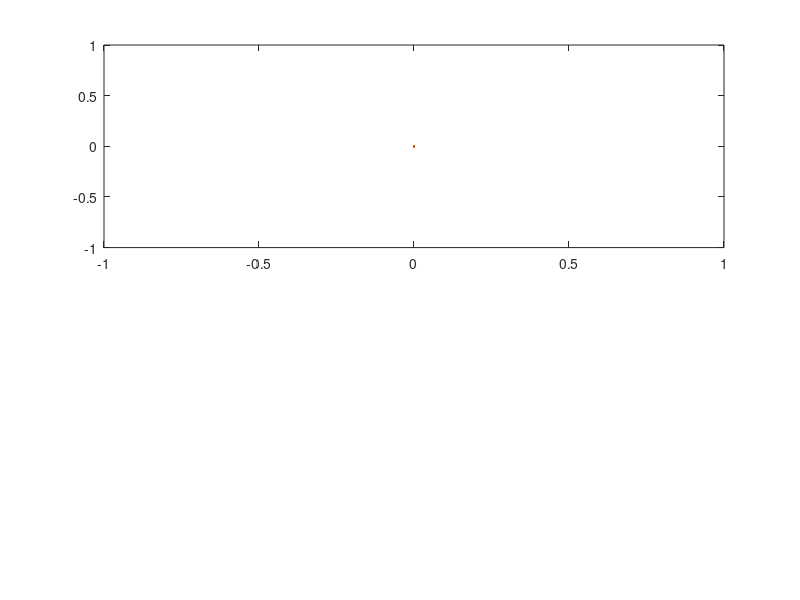

Recreate this plot in MATLAB. (Note: this script raises an error after producing the figure.)
function output_data = RunRobot()
%     % RETRIEVING OPTIMAL TRAJECTORIES
%     Nz = 18; % time horizon
     q_data = load('./data/optimal_angles.mat');
     optimal_q = q_data.optimal_angles;
     dq_data = load('./data/optimal_angular_velocities.mat');
     optimal_dq = dq_data.optimal_angular_velocities;
     torque_data = load('./data/optimal_torques.mat');
     optimal_torques = torque_data.optimal_torques;


    % INITIALIZING PLOTS
    figure(1);  clf; % Pendulum plots

    a1 = subplot(211)
    h1 = plot(0,0,0,0);
    h1(1).XData = [];
    h1(2).XData = [];
    h1(1).YData = [];
    h1(2).YData = [];
    ylabel('q1 [rad]');
    legend('True $q_1$', 'Desired $q_1$', 'Interpreter', 'latex', 'FontSize', 14);
    title('Pendulum angle');

    a2 = subplot(212)
    h2 = plot(0,0,0,0);
    h2(1).XData = [];
    h2(2).XData = [];
    h2(1).YData = [];
    h2(2).YData = [];
    ylabel('q1_dot [rad/s]');
    legend('True $\omega_1$', 'Desired $\omega_1$', 'Interpreter', 'latex', 'FontSize', 14);
    title('Pendulum ω');

    figure(2); clf; % Angles plots
    a3 = subplot(311)
    h3 = plot(0,0,0,0);
    h3(1).XData = [];
    h3(2).XData = [];
    h3(1).YData = [];
    h3(2).YData = [];
    ylabel('q2 [rad]');
    legend('True $q_2$', 'Desired $q_2$', 'Interpreter', 'latex', 'FontSize', 14);
    title('Hip angle');

    a4 = subplot(312)
    h4 = plot(0,0,0,0);
    h4(1).XData = [];
    h4(2).XData = [];
    h4(1).YData = [];
    h4(2).YData = [];
    ylabel('q3 [rad]');
    legend('True $q_3$', 'Desired $q_3$', 'Interpreter', 'latex', 'FontSize', 14);
    title('Knee angle');

    a5 = subplot(313)
    h5 = plot(0,0,0,0);
    h5(1).XData = [];
    h5(2).XData = [];
    h5(1).YData = [];
    h5(2).YData = [];
    ylabel('q4 [rad]');
    legend('True $q_4$', 'Desired $q_4$', 'Interpreter', 'latex','FontSize', 14);
    title('Shoulder angle');


    figure(3); clf; % Torque plots
    a6 = subplot(311)
    h6 = plot(0,0,0,0);
    h6(1).XData = [];
    h6(2).XData = [];
    h6(1).YData = [];
    h6(2).YData = [];
    ylabel('$\tau_2$ [Nm]', 'Interpreter', 'latex', 'FontSize', 14);
    legend('True $\tau_2$', 'Desired $\tau_2$', 'Interpreter', 'latex', 'FontSize', 14);
    title('Hip torque');

    a7 = subplot(312)
    h7 = plot(0,0,0,0);
    h7(1).XData = [];
    h7(2).XData = [];
    h7(1).YData = [];
    h7(2).YData = [];
    ylabel('$\tau_3$ [Nm]', 'Interpreter', 'latex', 'FontSize', 14);
    legend('True $\tau_3$', 'Desired $\tau_3$', 'Interpreter', 'latex', 'FontSize', 14);
    title('Knee torque');

    a8 = subplot(313)
    h8 = plot(0,0,0,0);
    h8(1).XData = [];
    h8(2).XData = [];
    h8(1).YData = [];
    h8(2).YData = [];
    ylabel('$\tau_4$ [Nm]', 'Interpreter', 'latex', 'FontSize', 14);
    legend('True $\tau_4$', 'Desired $\tau_4$', 'Interpreter', 'latex', 'FontSize', 14);
    title('Shoulder torque');

    figure(4); clf; % Foot position and foot velocity plots
    a9 = subplot(311)
    h9 = plot(0,0,0,0);
    h9(1).XData = [];
    h9(2).XData = [];
    h9(1).YData = [];
    h9(2).YData = [];
    ylabel('z [m]', 'FontSize', 14);
    legend('True z', 'Desired z', 'Interpreter', 'latex', 'FontSize', 14);
    title('Foot vertical position');

    a10 = subplot(312)
    h10 = plot(0,0,0,0);
    h10(1).XData = [];
    h10(2).XData = [];
    h10(1).YData = [];
    h10(2).YData = [];
    ylabel('x [m]', 'FontSize', 14);
    legend('True x', 'Desired x', 'Interpreter', 'latex', 'FontSize', 14);
    title('Foot horizontal position');

    a11 = subplot(313)
    h11 = plot(0,0,0,0);
    h11(1).XData = [];
    h11(2).XData = [];
    h11(1).YData = [];
    h11(2).YData = [];
    ylabel('v [m/s]', 'FontSize', 14);
    legend('True velocity', 'Desired velocity',  'Interpreter', 'latex', 'FontSize', 14);
    title('Foot velocity');



    frdm_ip  = '192.168.1.100';     % Nucleo board ip
    frdm_port= 11223;               % Nucleo board port  
    params.callback = @(new_data)my_callback(new_data, optimal_q, optimal_dq, optimal_torques); % callback function
    params.timeout  = 2;            % end of experiment timeout

    function my_callback(new_data, optimal_q, optimal_dq, optimal_torques)
        % Parse new data
        t = new_data(:,1);          % time

        N = length(t); % N is the length of the block of new data

        h1(1).XData(end+1:end+N) = t;
        h1(2).XData(end+1:end+N) = t;
        h2(1).XData(end+1:end+N) = t;
        h2(2).XData(end+1:end+N) = t;
        h3(1).XData(end+1:end+N) = t;
        h3(2).XData(end+1:end+N) = t;
        h4(1).XData(end+1:end+N) = t;
        h4(2).XData(end+1:end+N) = t;
        h5(1).XData(end+1:end+N) = t;
        h5(2).XData(end+1:end+N) = t;
        h6(1).XData(end+1:end+N) = t;
        h6(2).XData(end+1:end+N) = t;
        h7(1).XData(end+1:end+N) = t;
        h7(2).XData(end+1:end+N) = t;
        h8(1).XData(end+1:end+N) = t;
        h8(2).XData(end+1:end+N) = t;
        h9(1).XData(end+1:end+N) = t;
        h9(2).XData(end+1:end+N) = t;
        h10(1).XData(end+1:end+N) = t;
        h10(2).XData(end+1:end+N) = t;
        h11(1).XData(end+1:end+N) = t;
        h11(2).XData(end+1:end+N) = t;
        
        dt = 0.03;
        t_idx = floor(t/dt)+1;

        q1 = new_data(:,2);         % q1
        dq1 = new_data(:,3);        % omega_1

        q2 = -new_data(:,4);        % q2
        q2_des = new_data(:,5);     % q2 desired
        dq2 = -new_data(:,6);       % omega2
        dq2_des = new_data(:,7);    % omega2 desired

        q3 = new_data(:,8);         % q3
        q3_des = new_data(:,9);     % q3 desired
        dq3 = new_data(:,10);       % omega3
        dq3_des = new_data(:,11);   % omega3 desired

        q4 = new_data(:,12);        % q4
        q4_des = new_data(:,13);    % q4 desired
        dq4 = new_data(:,14);       % omega4
        dq4_des = new_data(:,15);   % omega4 desired

        tau2 = new_data(:,16);      % tau_2
        tau3 = new_data(:,17);      % tau_3
        tau4 = new_data(:,18);      % tau_4

        if (max(t_idx) > 16)
            q1_des = zeros(1,N);
            dq1_des = zeros(1,N);
            tau2_des = zeros(1,N);
            tau3_des = zeros(1,N);
            tau4_des = zeros(1,N);
        else
            q1_des = optimal_q(1,t_idx);
            dq1_des = optimal_dq(1,t_idx);
            tau2_des = optimal_torques(1,t_idx);
            tau3_des = optimal_torques(2,t_idx);
            tau4_des = optimal_torques(3,t_idx);
        end

        p = parameters();
        z = [q1 q1 q3 q4 dq1 dq2 dq3 dq4]';
        r_foot = position_foot(z,p); % will be a block of size N with three rows (x,y,z) 
        v_foot = velocity_foot(z,p);

        z_des = [q1_des' q2_des q3_des q4_des dq1_des' dq2_des dq3_des dq4_des]';
        r_foot_des = position_foot(z_des,p);
        v_foot_des = velocity_foot(z_des,p);

        
        h1(1).YData(end+1:end+N) = q1;
        h1(2).YData(end+1:end+N) = q1_des;

        h2(1).YData(end+1:end+N) = dq1;
        h2(2).YData(end+1:end+N) = dq1_des;

        h3(1).YData(end+1:end+N) = q2;
        h3(2).YData(end+1:end+N) = q2_des;
        
        h4(1).YData(end+1:end+N) = q3;
        h4(2).YData(end+1:end+N) = q3_des;

        h5(1).YData(end+1:end+N) = q4;
        h5(2).YData(end+1:end+N) = q4_des;

        h6(1).YData(end+1:end+N) = tau2;
        h6(2).YData(end+1:end+N) = tau2_des;

        h7(1).YData(end+1:end+N) = tau3;
        h7(2).YData(end+1:end+N) = tau3_des;

        h8(1).YData(end+1:end+N) = tau4;
        h8(2).YData(end+1:end+N) = tau4_des;

        % True/desired z position
        h9(1).YData(end+1:end+N) = r_foot(2,:);
        h9(2).YData(end+1:end+N) = r_foot_des(2,:);

        % True/desired x position
        h10(1).YData(end+1:end+N) = r_foot(1,:);
        h10(2).YData(end+1:end+N) = r_foot_des(1,:);
        
        % True / desired z-position of foot
        h11(1).YData(end+1:end+N) = v_foot(2,:);
        h11(2).YData(end+1:end+N) = v_foot_des(2,:);
    end
    
    % INIT PARAMS
    start_period = 0;
    traj_period = 0.5;
    end_period = 1;

    q0 = [0 0 0 pi];

    K = [1.7 2 2];
    D = [0.2 0.1 0.1];
    duty_max = 1;

    input = [start_period traj_period end_period q0 K D duty_max];
    input = [input reshape(optimal_q(2:end,:), 1, [])]; %ignoring q1_des
    input = [input reshape(optimal_dq(2:end,:), 1, [])]; %ignoring dq1_des
    output_size = 18; %23;

    output_data = RunExperiment(frdm_ip,frdm_port,input,output_size,params);
    linkaxes([a1 a2],'x');
    linkaxes([a3 a4 a5],'x');
    linkaxes([a6 a7 a8],'x');
    linkaxes([a9 a10 a11],'x');
end